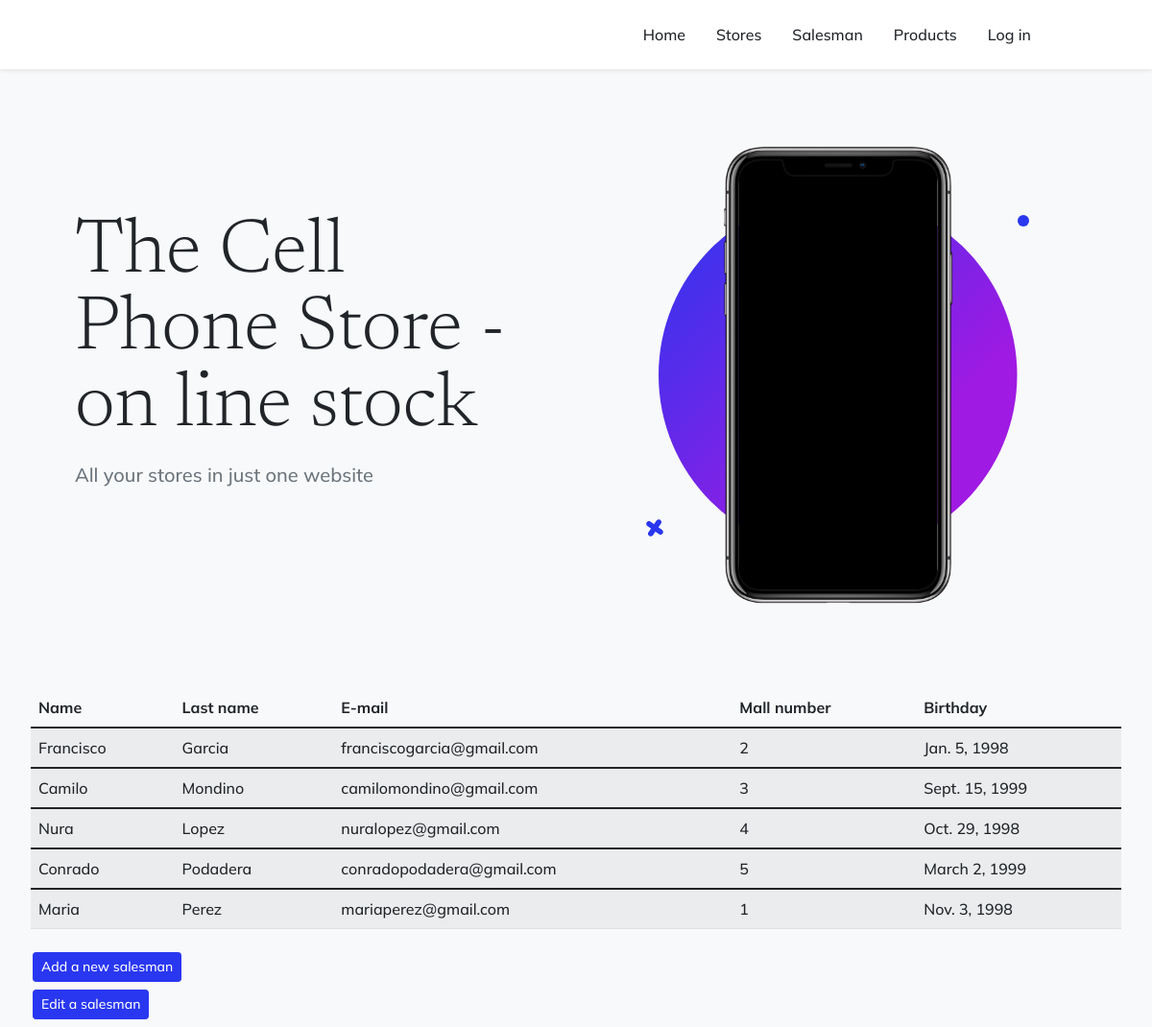
Page /App/vendedores on the committed database.
### App/models.py (models this page shows, shortened)
class Vendedores(models.Model):
    name= models.CharField(max_length=30)
    last_name= models.CharField(max_length=30)
    email= models.EmailField()
    mall_number= models.CharField(max_length=30)
    birthday= models.DateField()
    class Meta:
        verbose_name_plural = "Vendedores"

### App/views.py (the view)
# urls.py: path('vendedores',views.vendedores, name='Vendedores'),
def vendedores(request):
      vendedores = Vendedores.objects.all()
      return render(request, "App/vendedores.html", {"vendedores":vendedores})

### App/templates/App/vendedores.html (shortened to what this page needs)
{% extends "App/index.html" %}
{% load static %}
{% block contenido_que_cambia %}
<section class="bg-light py-2">
    <div class="container px-1">
        <div class="row gx-1 justify-content-center">
                <table class="table table-striped">
                        <thead class="thead-dark">
                        <tr>
                            <th scope="col">Name</th>
                            <th scope="col">Last name</th>
                            <th scope="col">E-mail</th>
                            <th scope="col">Mall number</th>
                            <th scope="col">Birthday</th>
                        </tr>
                        </thead>
                        <tbody>
                            {% for vendedor in vendedores %}
                                <tr>
                                    <td scope="1">{{vendedor.name}}</td>
                                    <td scope="2">{{vendedor.last_name}}</td>
                                    <td scope="3">{{vendedor.email}}</td>
                                    <td scope="4">{{vendedor.mall_number}}</td>
                                    <td scope="5">{{vendedor.birthday}}</td>
                                </tr>
                        </tbody>
                            {% endfor %}
                </table>
                    <a href="{%  url 'Vendedores_Formulario' %}">
                        <button type="button" class="btn btn-primary btn-sm">Add a new salesman</button>
                    <a href="{%  url 'Leer_Vendedor' %}">
                        <button type="button" class="btn btn-primary btn-sm">Edit a salesman</button>
                    </a>
                    </a>
            </div>
        </div>
</section>
{% endblock %}

### rows in the picture
Vendedores: name "Francisco", last_name "Garcia", email "franciscogarcia@gmail.com", mall_number "2", birthday "Jan. 5, 1998"
Vendedores: name "Camilo", last_name "Mondino", email "camilomondino@gmail.com", mall_number "3", birthday "Sept. 15, 1999"
Vendedores: name "Nura", last_name "Lopez", email "nuralopez@gmail.com", mall_number "4", birthday "Oct. 29, 1998"
Vendedores: name "Conrado", last_name "Podadera", email "conradopodadera@gmail.com", mall_number "5", birthday "March 2, 1999"
Vendedores: name "Maria", last_name "Perez", email "mariaperez@gmail.com", mall_number "1", birthday "Nov. 3, 1998"
